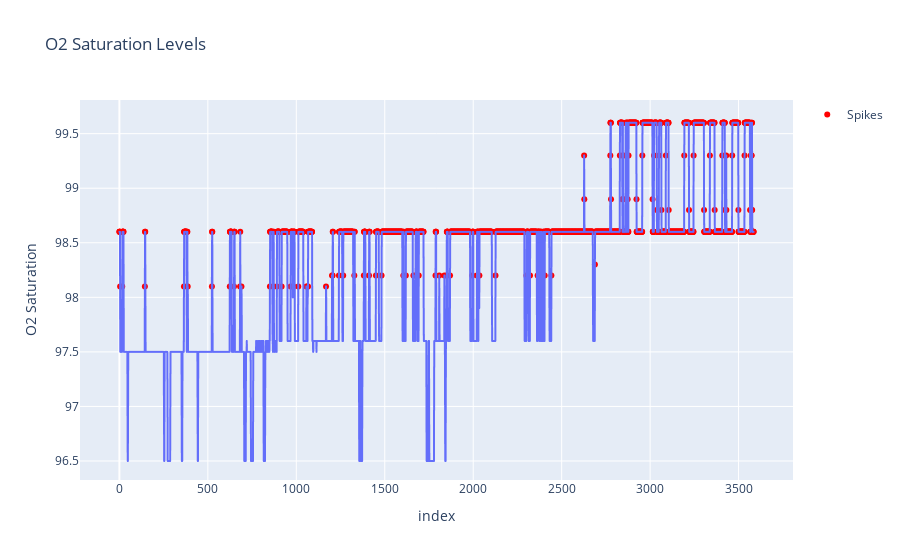

Source (notebook cell):
### Code cell
import plotly.express as px

fig = px.line(df2, y='O2 Saturation', title='O2 Saturation Levels')
fig.add_scatter(x=spikes.index, y=spikes['O2 Saturation'], mode='markers', name='Spikes', marker=dict(color='red'))
fig.show()

### Figure 1 — Plotly figure (JSON) as saved in the notebook; plotly's stock layout.template omitted (floating-point values rounded to 4 significant figures; data arrays with more than 128 entries replaced by an {"elided": "..."} marker saying what was removed)
{"data": [{"hovertemplate": "index=%{x}<br>O2 Saturation=%{y}<extra></extra>", "legendgroup": "", "line": {"color": "#636efa", "dash": "solid"}, "marker": {"symbol": "circle"}, "mode": "lines", "name": "", "showlegend": false, "type": "scattergl", "x": {"elided": "3586 int values"}, "xaxis": "x", "y": {"elided": "3586 float values"}, "yaxis": "y"}, {"marker": {"color": "red"}, "mode": "markers", "name": "Spikes", "type": "scatter", "x": {"elided": "2119 int values"}, "y": {"elided": "2119 float values"}}], "layout": {"legend": {"tracegroupgap": 0}, "title": {"text": "O2 Saturation Levels"}, "xaxis": {"anchor": "y", "domain": [0, 1], "title": {"text": "index"}}, "yaxis": {"anchor": "x", "domain": [0, 1], "title": {"text": "O2 Saturation"}}}}
